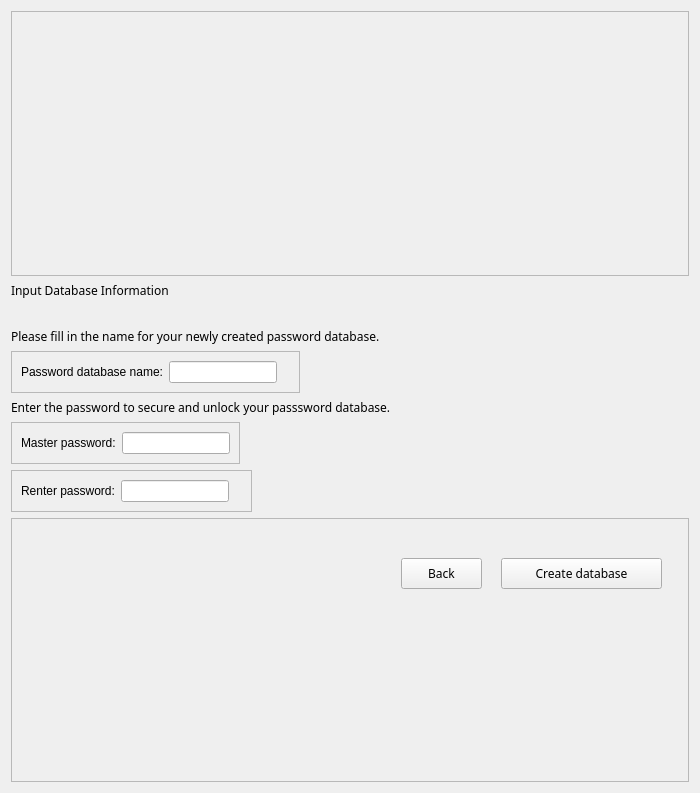
<?xml version="1.0" encoding="UTF-8"?>
<ui version="4.0">
 <class>Form</class>
 <widget class="QWidget" name="Form">
  <property name="enabled">
   <bool>true</bool>
  </property>
  <property name="geometry">
   <rect>
    <x>0</x>
    <y>0</y>
    <width>700</width>
    <height>793</height>
   </rect>
  </property>
  <property name="minimumSize">
   <size>
    <width>700</width>
    <height>500</height>
   </size>
  </property>
  <property name="windowTitle">
   <string>Form</string>
  </property>
  <property name="windowIcon">
   <iconset resource="resources.qrc">
    <normaloff>:/Icons/Logo.svg</normaloff>:/Icons/Logo.svg</iconset>
  </property>
  <layout class="QVBoxLayout" name="verticalLayout">
   <item>
    <widget class="QFrame" name="frame_4">
     <property name="frameShape">
      <enum>QFrame::StyledPanel</enum>
     </property>
     <property name="frameShadow">
      <enum>QFrame::Raised</enum>
     </property>
    </widget>
   </item>
   <item>
    <widget class="QLabel" name="lbl_CreateDb">
     <property name="sizePolicy">
      <sizepolicy hsizetype="Minimum" vsizetype="Minimum">
       <horstretch>0</horstretch>
       <verstretch>0</verstretch>
      </sizepolicy>
     </property>
     <property name="maximumSize">
      <size>
       <width>500</width>
       <height>40</height>
      </size>
     </property>
     <property name="font">
      <font>
       <family>HYWenHei</family>
      </font>
     </property>
     <property name="text">
      <string>Input Database Information</string>
     </property>
     <property name="alignment">
      <set>Qt::AlignLeading|Qt::AlignLeft|Qt::AlignTop</set>
     </property>
    </widget>
   </item>
   <item>
    <widget class="QLabel" name="label">
     <property name="sizePolicy">
      <sizepolicy hsizetype="Maximum" vsizetype="Maximum">
       <horstretch>0</horstretch>
       <verstretch>0</verstretch>
      </sizepolicy>
     </property>
     <property name="font">
      <font>
       <family>HYWenHei</family>
      </font>
     </property>
     <property name="text">
      <string>Please fill in the name for your newly created password database.</string>
     </property>
    </widget>
   </item>
   <item>
    <widget class="QFrame" name="frame">
     <property name="sizePolicy">
      <sizepolicy hsizetype="Maximum" vsizetype="Maximum">
       <horstretch>0</horstretch>
       <verstretch>0</verstretch>
      </sizepolicy>
     </property>
     <property name="frameShape">
      <enum>QFrame::StyledPanel</enum>
     </property>
     <property name="frameShadow">
      <enum>QFrame::Raised</enum>
     </property>
     <layout class="QHBoxLayout" name="horizontalLayout">
      <item>
       <widget class="QLabel" name="label_3">
        <property name="text">
         <string>Password database name:</string>
        </property>
       </widget>
      </item>
      <item>
       <widget class="QLineEdit" name="lineEdit_dbName">
        <property name="sizePolicy">
         <sizepolicy hsizetype="Expanding" vsizetype="Fixed">
          <horstretch>0</horstretch>
          <verstretch>0</verstretch>
         </sizepolicy>
        </property>
       </widget>
      </item>
      <item>
       <widget class="QLabel" name="lbl_dbName_msg">
        <property name="text">
         <string/>
        </property>
       </widget>
      </item>
     </layout>
    </widget>
   </item>
   <item>
    <widget class="QLabel" name="label_2">
     <property name="sizePolicy">
      <sizepolicy hsizetype="Maximum" vsizetype="Maximum">
       <horstretch>0</horstretch>
       <verstretch>0</verstretch>
      </sizepolicy>
     </property>
     <property name="font">
      <font>
       <family>HYWenHei</family>
      </font>
     </property>
     <property name="text">
      <string>Enter the password to secure and unlock your passsword database.</string>
     </property>
    </widget>
   </item>
   <item>
    <widget class="QFrame" name="frame_2">
     <property name="sizePolicy">
      <sizepolicy hsizetype="Maximum" vsizetype="Maximum">
       <horstretch>0</horstretch>
       <verstretch>0</verstretch>
      </sizepolicy>
     </property>
     <property name="frameShape">
      <enum>QFrame::StyledPanel</enum>
     </property>
     <property name="frameShadow">
      <enum>QFrame::Raised</enum>
     </property>
     <layout class="QHBoxLayout" name="horizontalLayout_2">
      <item>
       <widget class="QLabel" name="label_4">
        <property name="text">
         <string>Master password:</string>
        </property>
       </widget>
      </item>
      <item>
       <widget class="QLineEdit" name="lineEdit_MasterPasswd"/>
      </item>
     </layout>
    </widget>
   </item>
   <item>
    <widget class="QFrame" name="frame_5">
     <property name="sizePolicy">
      <sizepolicy hsizetype="Maximum" vsizetype="Maximum">
       <horstretch>0</horstretch>
       <verstretch>0</verstretch>
      </sizepolicy>
     </property>
     <property name="frameShape">
      <enum>QFrame::StyledPanel</enum>
     </property>
     <property name="frameShadow">
      <enum>QFrame::Raised</enum>
     </property>
     <layout class="QHBoxLayout" name="horizontalLayout_3">
      <item>
       <widget class="QLabel" name="label_5">
        <property name="text">
         <string>Renter password:</string>
        </property>
       </widget>
      </item>
      <item>
       <widget class="QLineEdit" name="lineEdit_MasterPasswd2">
        <property name="enabled">
         <bool>true</bool>
        </property>
       </widget>
      </item>
      <item>
       <widget class="QLabel" name="lbl_MasterPasswd_msg">
        <property name="text">
         <string/>
        </property>
       </widget>
      </item>
     </layout>
    </widget>
   </item>
   <item>
    <widget class="QFrame" name="frame_3">
     <property name="frameShape">
      <enum>QFrame::StyledPanel</enum>
     </property>
     <property name="frameShadow">
      <enum>QFrame::Raised</enum>
     </property>
     <widget class="QPushButton" name="btn_dbCreate">
      <property name="geometry">
       <rect>
        <x>490</x>
        <y>40</y>
        <width>161</width>
        <height>31</height>
       </rect>
      </property>
      <property name="font">
       <font>
        <family>HYWenHei</family>
       </font>
      </property>
      <property name="text">
       <string>Create database</string>
      </property>
     </widget>
     <widget class="QPushButton" name="btn_dbBack">
      <property name="geometry">
       <rect>
        <x>390</x>
        <y>40</y>
        <width>81</width>
        <height>31</height>
       </rect>
      </property>
      <property name="font">
       <font>
        <family>HYWenHei</family>
       </font>
      </property>
      <property name="text">
       <string>Back</string>
      </property>
     </widget>
    </widget>
   </item>
  </layout>
 </widget>
 <resources>
  <include location="resources.qrc"/>
 </resources>
 <connections/>
</ui>
